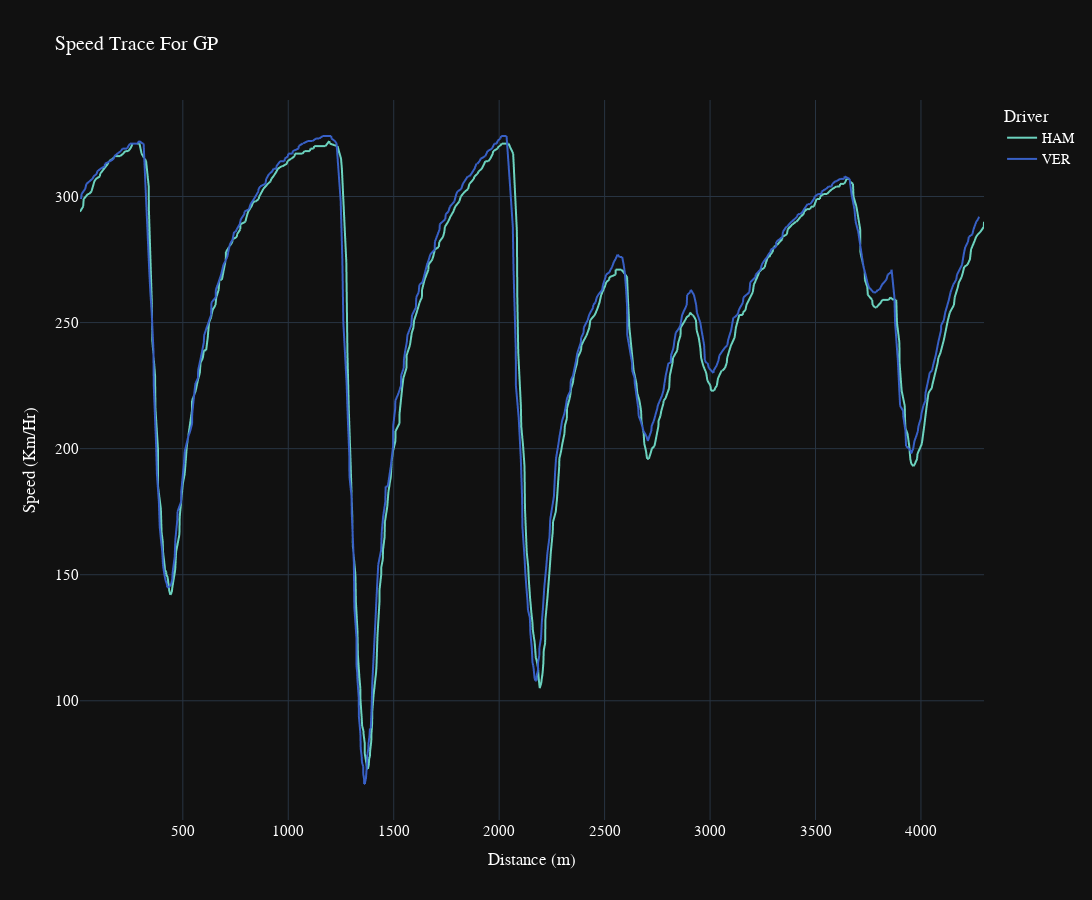

Here is the notebook cell this chart was saved with:
### Code cell
fig_speed=px.line(data_frame=track2[(track2['Driver'].isin(['HAM','VER'])&(track2['LapRank']==1.0))], x="Dist_Diff_Sum", y="Speed",
           color="Driver", hover_name="Driver",
           height=900, width=1800,
           template="plotly_dark",
           title="Speed Trace For GP",
           color_discrete_map={
                 "ALB": "#64C4FF",
                 "ALO": "#229971",
                 "BOT": "#52e252",
                 "GAS": "#0093cc",
                 "HAM": "#27F4D2",
                 "HUL": "#B6BABD",
                 "LEC": "#E80020",
                 "MAG": "#B6BABD",
                 "NOR": "#FF8000",
                 "OCO": "#0093cc",
                 "PER": "#3671C6",
                 "PIA": "#FF8000",
                 "RIC": "#6692FF",
                 "RUS": "#27F4D2",
                 "SAI": "#E80020",
                 "SAR": "#37BEDD",
                 "STR": "#229971",
                 "TSU": "#6692FF",
                 "VER": "#3671C6",
                 "ZHO": "#52e252"
          }
          )
# fig_speed.add_layout_image(
#     dict(
#         source=Image.open("/content/images.jpg"),
#         xref="x", yref="y",
#         x=4500, y=300,
#         sizex=500, sizey=500,
#         xanchor="left", yanchor="middle"
#     )
# )
fig_speed.update_layout(
    xaxis_title="Distance (m)",
    yaxis_title="Speed (Km/Hr)",
)

fig_speed.update_layout(
    title_x=0.5,
    yaxis = dict(tickfont = dict(size=15)),
    xaxis = dict(tickfont = dict(size=15)),
    hoverlabel=dict(
        bgcolor="white",
        font_size=16,
        font_family="PT Sans Narrow"
    ),
    font=dict(
        family="PT Sans Narrow",
        size=14,
        color="White"
    ),
    title_font_family="PT Sans Narrow"
#  "Arial", "Balto", "Courier New", "Droid Sans", "Droid Serif", "Droid Sans Mono", "Gravitas One", "Old Standard TT", "Open Sans", "Overpass", "PT Sans Narrow", "Raleway", "Times New Roman"
)
fig_speed.show()

### Figure 1 — Plotly figure (JSON) as saved in the notebook; plotly's stock layout.template omitted (floating-point values rounded to 4 significant figures; data arrays with more than 128 entries replaced by an {"elided": "..."} marker saying what was removed)
{"data": [{"hovertemplate": "<b>%{hovertext}</b><br><br>Driver=HAM<br>Dist_Diff_Sum=%{x}<br>Speed=%{y}<extra></extra>", "hovertext": {"elided": "508 str values"}, "legendgroup": "HAM", "line": {"color": "#6CD3BF", "dash": "solid"}, "marker": {"symbol": "circle"}, "mode": "lines", "name": "HAM", "showlegend": true, "type": "scattergl", "x": {"elided": "508 float values"}, "xaxis": "x", "y": {"elided": "508 int values"}, "yaxis": "y"}, {"hovertemplate": "<b>%{hovertext}</b><br><br>Driver=VER<br>Dist_Diff_Sum=%{x}<br>Speed=%{y}<extra></extra>", "hovertext": {"elided": "494 str values"}, "legendgroup": "VER", "line": {"color": "#3860C6", "dash": "solid"}, "marker": {"symbol": "circle"}, "mode": "lines", "name": "VER", "showlegend": true, "type": "scattergl", "x": {"elided": "494 float values"}, "xaxis": "x", "y": {"elided": "494 int values"}, "yaxis": "y"}], "layout": {"font": {"color": "White", "family": "PT Sans Narrow", "size": 14}, "height": 900, "legend": {"title": {"text": "Driver"}, "tracegroupgap": 0}, "title": {"font": {"family": "PT Sans Narrow"}, "text": "Speed Trace For GP"}, "width": 1800, "xaxis": {"anchor": "y", "domain": [0, 1], "tickfont": {"size": 15}, "title": {"text": "Distance (m)"}}, "yaxis": {"anchor": "x", "domain": [0, 1], "tickfont": {"size": 15}, "title": {"text": "Speed (Km/Hr)"}}}}
